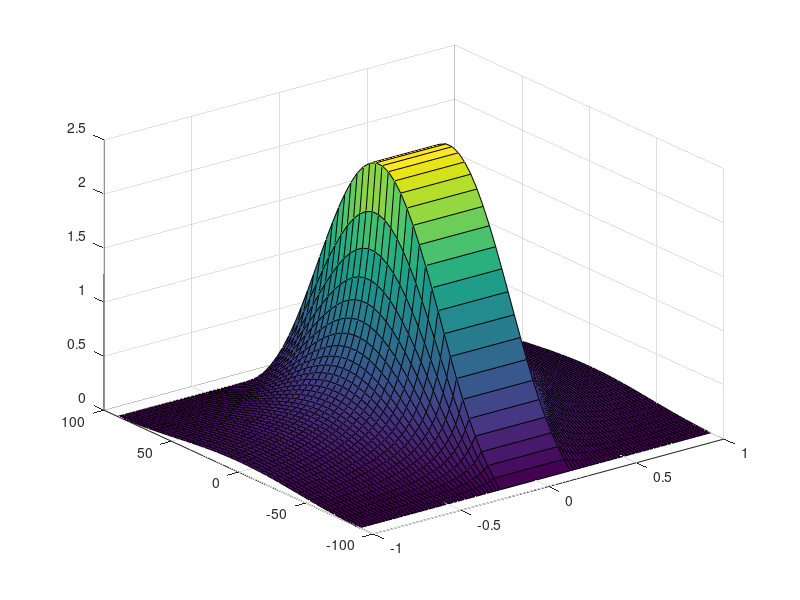

Here is the MATLAB script that generated this plot: (Note: this script raises an error after producing the figure.)
clear all;
clc;

%% Parameters
n = 2.0;
k_matrix = diag([0.04, 0.04, 0.1]);  % Disturbance force gain matrix (diagonal)

%% Create meshgrid for distance and gamma (angle)
distances_positive = linspace(0.2, 1, 40);    
distances_negative = linspace(-1, -0.2, 40);  
distances = [distances_negative, distances_positive];  % Merge negative and positive distances

angles_deg = linspace(-90, 90, 40);        
[D, A] = meshgrid(distances, angles_deg);   
A_rad = deg2rad(A);

%% Initialize force magnitude matrix
force_magnitude = zeros(size(D));

%% Compute force magnitude at each point
for i = 1:size(D, 1)
    for j = 1:size(D, 2)
        d = D(i, j);                  
        gamma = A_rad(i, j);           % GAMMA in radians

        % Direction vector in the yz-plane (unit vector)
        unit_rij = [0; sin(gamma); cos(gamma)];

        % Disturbance force calculation
        if abs(d) >= 0.2
            force_vec = (-cos(gamma) / d^n) * k_matrix * unit_rij;
            force_magnitude(i, j) = norm(force_vec);
        else
            force_magnitude(i, j) = NaN;  % Collision region (assign NaN for clarity)
        end
    end
end

%% Enhanced 3D surface plot
figure;
s = surf(D, A, force_magnitude);  
s.EdgeColor = 'k';                
s.LineStyle = '-';                
s.LineWidth = 0.05;                
s.FaceAlpha = 0.8;               
s.FaceLighting = 'gouraud';       
s.AmbientStrength = 0.3;
shading faceted;
hold on;

% Highlight Collision Region (-0.2m < d < 0.2m)
collision_x = [-0.2, 0.2, 0.2, -0.2];
collision_y = [-90, -90, 90, 90];
collision_z_top = ones(1,4) * max(force_magnitude(:), [], 'omitnan') * 1.1;
collision_z_bottom = zeros(1,4);

fill3(collision_x, collision_y, collision_z_top, 'r', 'FaceAlpha', 0.15, 'EdgeColor', 'none');
fill3(collision_x, collision_y, collision_z_bottom, 'r', 'FaceAlpha', 0.15, 'EdgeColor', 'none');

% Label the collision zone
text(0, 0, max(force_magnitude(:), [], 'omitnan')*1.15, ...
    '\textbf{Collision Region}', 'HorizontalAlignment', 'center', ...
    'Interpreter', 'latex', 'FontSize', 14, 'FontWeight', 'bold', 'Color', 'r');

%% Labels and Titles
xlabel('$d_{bt}~(m)$', 'FontSize', 14, 'FontWeight', 'bold', 'Interpreter', 'latex');
ylabel('$\gamma~(^{\circ})$', 'FontSize', 14, 'FontWeight', 'bold', 'Interpreter', 'latex');
zlabel('$\|\textbf{f}_{dist}\|~\mathrm{(N)}$', 'FontSize', 14, 'FontWeight', 'bold', 'Interpreter', 'latex');

cbar = colorbar;
cbar.TickLabelInterpreter = 'latex';
cbar.Label.Interpreter = 'latex';
cbar.Label.FontSize = 14;
cbar.Label.FontWeight = 'bold';

%% Colormap
better_contrast_map = [
    0.4  0.6  1.00;   
    0.6  0.85 0.6;    
    0.95 0.95 0.4;    
    1.00 0.6  0.2;    
    1.00 0.4  0.6     
];
contrast_colormap = interp1(linspace(0,1,size(better_contrast_map,1)), better_contrast_map, linspace(0,1,256));
colormap(contrast_colormap);

grid on;
view(30, 20);          
material shiny;

%% Optional: Save the figure
% exportgraphics(gcf, 'force_surface_plot_with_collision.eps', 'ContentType', 'vector');

hold off;
